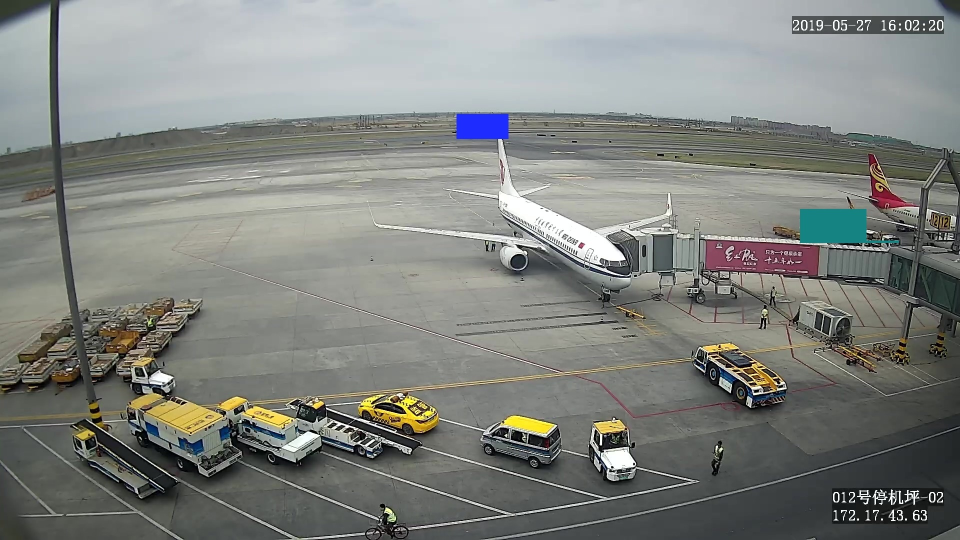
#> input picture Images_labels_tools/data/backup_Tue Apr 20 14:28:13 2021/images/000002.jpg, 1920 x 1080 px, given in place of 000000.jpg, which was not available (shown at 1/2 size)
$ python bo_li_ye.py
#> lines starting #> are read from the running program, lines starting #| are printed output that depends on the picture; after the words box and inside, x2 and y2 are one past the last pixel; in counts of white or black regions, pixels touching at a corner belong together; pictures that were not available may be replaced by others from this repository, and a replacement may not be noted
# -*- coding:utf-8 -*-
# 作者:周鹏
import cv2 as cv
import numpy as np
import matplotlib.pyplot as plt

t = cv.imread('/home/zhoup/work/yolomark/img/20200506_work/images/000000.jpg', cv.IMREAD_GRAYSCALE)
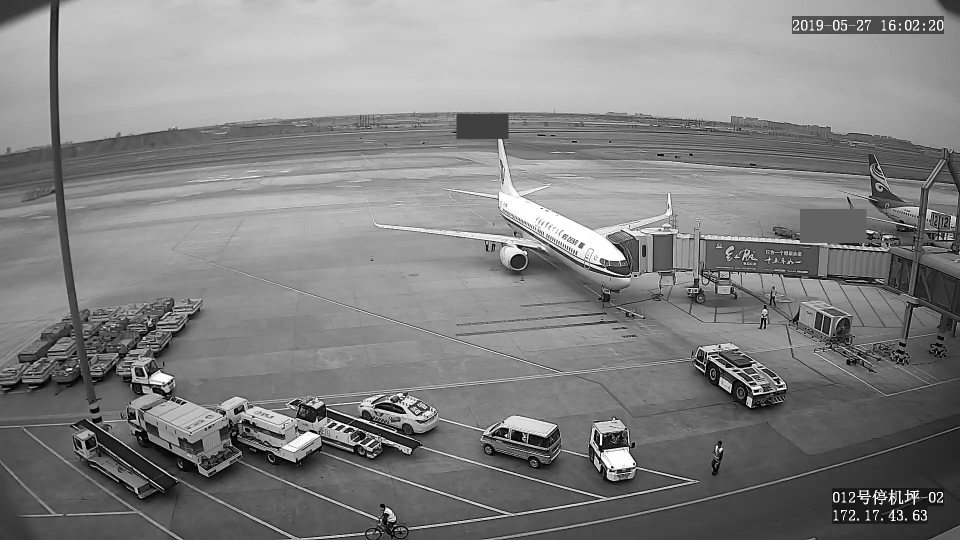
#> t: shape (1080, 1920) (shown at 1/2 size); min 0, max 255, mean 130.3
# e = cv.adaptiveThreshold(x, 255, cv.ADAPTIVE_THRESH_GAUSSIAN_C, cv.THRESH_BINARY, 5, 3)
t = cv.resize(t, (0, 0), fx=0.6, fy=0.6)
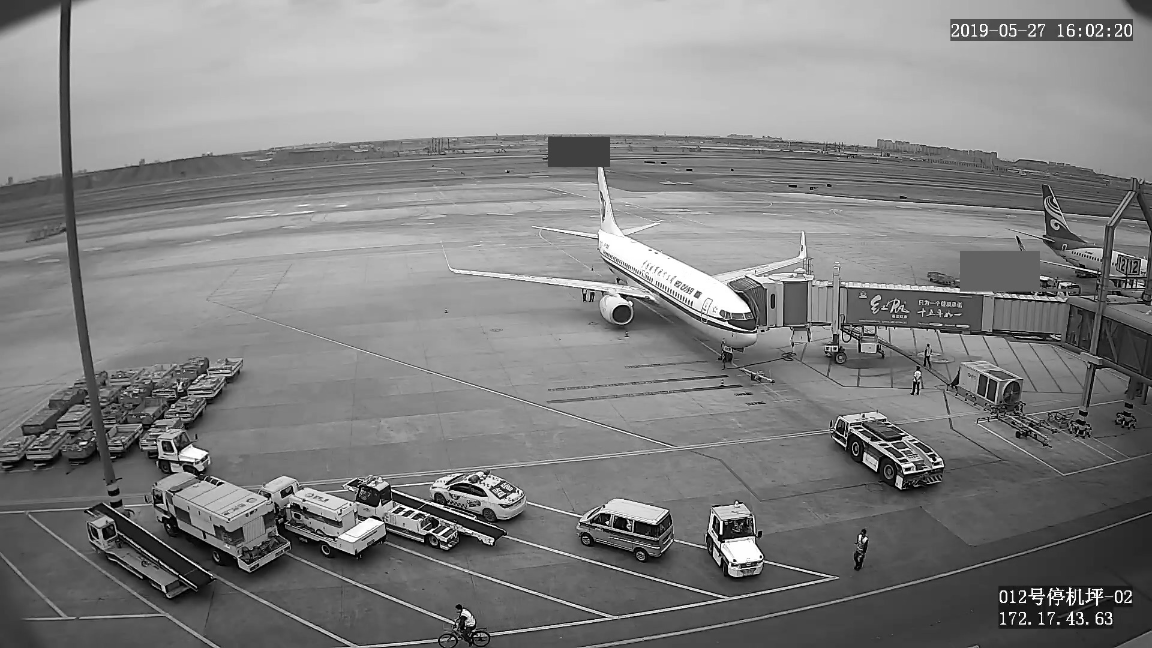
#> t: shape (648, 1152); min 0, max 255, mean 130.3
f = np.fft.fft2(t)
np_log = np.fft.fftshift(20 * np.log(np.abs(f)))
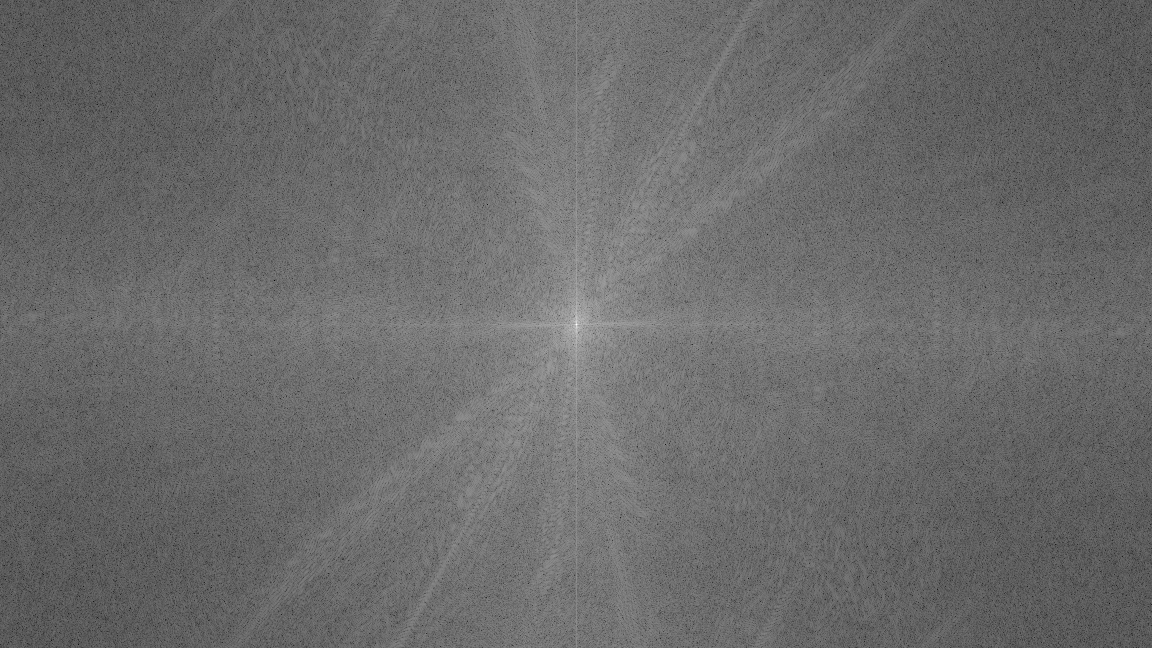
#> np_log: shape (648, 1152) float64; min 52.01, max 367.9, mean 184.5; drawn with min black and max white

np_logs = np.fft.fftshift(f)
img = np.fft.ifft2(f)
iimg = np.abs(img)

b = 60
rows, cols = t.shape[0], t.shape[1]
#> rows = 648; cols = 1152
crow, ccol = int(rows / 2), int(cols / 2)
#> crow = 324; ccol = 576
np_logs[crow-b:crow+b, ccol-b:ccol+b] = 0
np_log[crow-b:crow+b, ccol-b:ccol+b] = 0
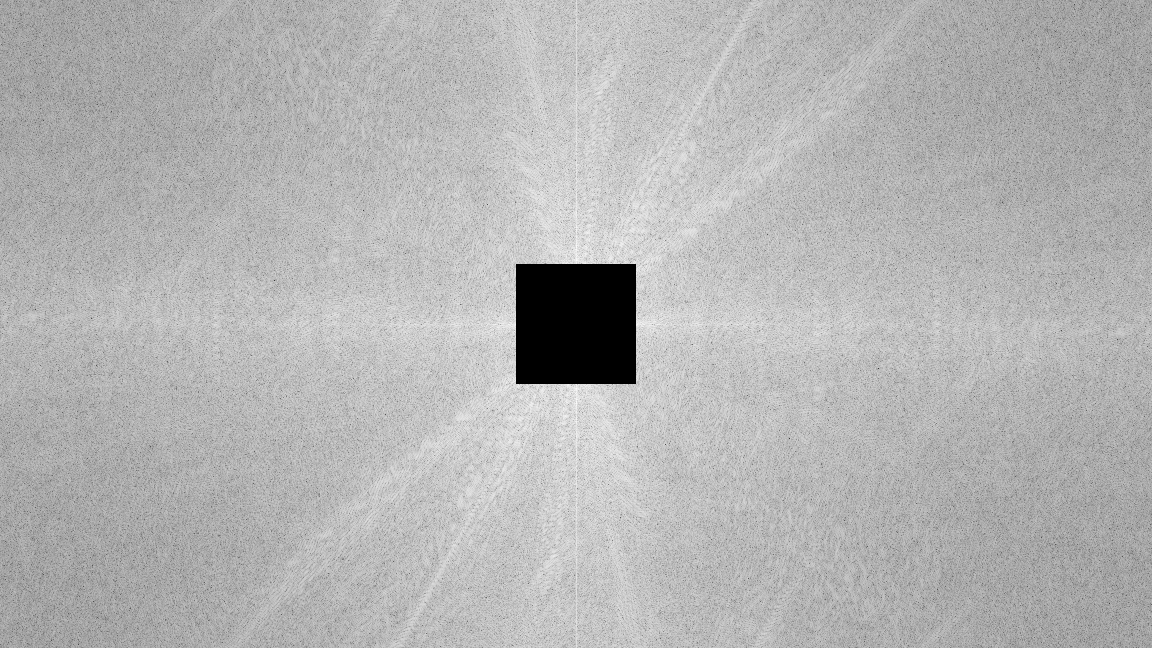
#> np_log: shape (648, 1152) float64; 1.93% of pixels changed, all inside (x1, y1, x2, y2) = (516, 264, 636, 384)

mmag = np.fft.ifftshift(np_logs)
imgs = np.fft.ifft2(mmag)
imgss = np.abs(imgs)
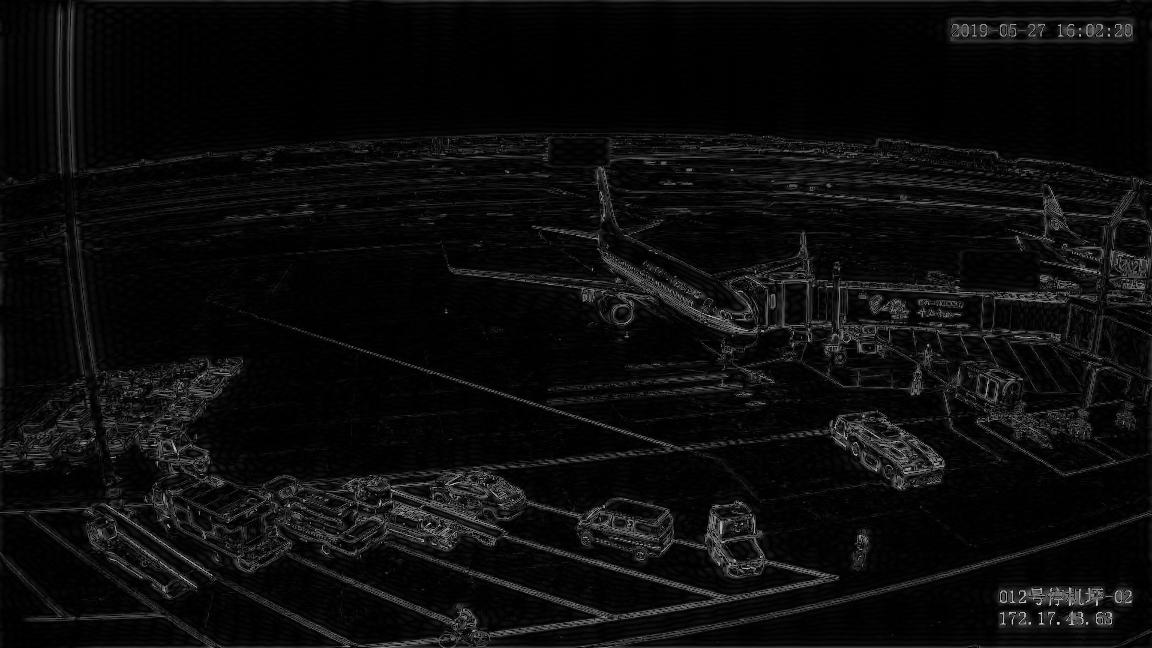
#> imgss: shape (648, 1152) float64; min 0.0033, max 218, mean 12.2

plt.subplot(221)
plt.imshow(t, cmap='gray')
plt.title('gg')
plt.axis('off')

plt.subplot(222)
plt.imshow(np_log, cmap='gray')
plt.title('hh')
plt.axis('off')

plt.subplot(223)
plt.imshow(iimg, cmap='gray')
plt.title('tt')
plt.axis('off')

plt.subplot(224)
plt.imshow(imgss, cmap='gray')
plt.title('ii')
plt.axis('off')

plt.show()
# cv.waitKey()
# cv.destroyAllWindows()
